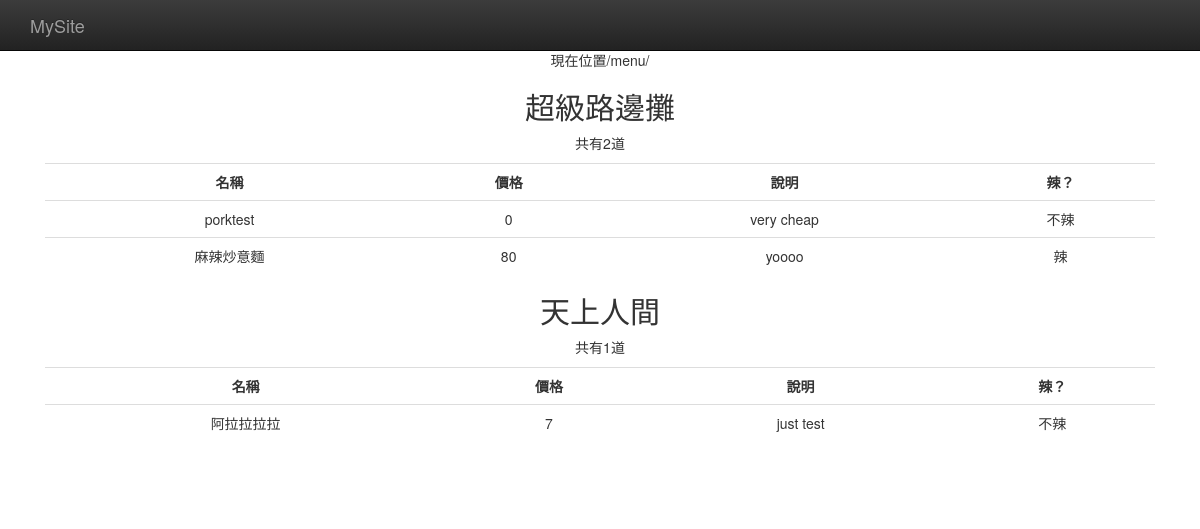
The app's page /menu/ with its own data.
### restaurants/models.py (models this page shows, shortened)
class Restaurant(models.Model):
    name = models.CharField(max_length=20)
    phone_number = models.CharField(max_length=15)
    address = models.CharField(max_length=50, blank=True)

class Food(models.Model):
    name = models.CharField(max_length=20)
    price = models.DecimalField(max_digits=3, decimal_places=0)
    comment = models.CharField(max_length=50, blank=True)
    is_spicy = models.BooleanField(default=False)
    restaurant = models.ForeignKey(Restaurant)

### restaurants/views.py (the view)
# urls.py: url(r'^menu/$', menu),
def menu(request):
    path = request.path
    restaurants = Restaurant.objects.all()
    return render_to_response('menu.html', locals())

### restaurants/templates/menu.html (shortened to what this page needs)
<!doctype html>
<html>
    <head>
	<link rel=stylesheet href="https://maxcdn.bootstrapcdn.com/bootstrap/3.3.1/css/bootstrap.min.css">
	<link rel=stylesheet href="https://maxcdn.bootstrapcdn.com/bootstrap/3.3.1/css/bootstrap-theme.min.css">
    </head>
    <body>
    <nav class="navbar navbar-inverse navbar-fixed-top" role="navigation">
	<div class="container">
	    <div class="navbar-header">
		<a class = "navbar-brand" href="#"> MySite </a>
	    </div>
	 </div>
    </nav>
    <div class="container">
	<div class="menus">
	<p>
	<div class="location">
    		現在位置{{ path }}
	</div>
        {% for r in restaurants %}
		<h2>{{ r.name }}</h2>
		{% if r.food_set.all %}
		<p> 共有{{ r.food_set.all|length }}道 </p>
		<table class="table">
			<tr>
			    <th> 名稱</th>
			    <th> 價格</th>
			    <th> 說明</th>
			    <th> 辣？</th>
			</tr>
			{% for food in r.food_set.all %}
			<tr>
				<td> {{ food.name}} </td>
				<td> {{ food.price}} </td>
				<td> {{ food.comment }} </td>
				<td> {% if food.is_spicy %} 辣 {% else %}
							    不辣 {% endif %} </td>
			</tr>
			{% endfor %}
		</table>
        	{% else %}
            		<p> Empty! </p>
        	{% endif %}
	{% endfor %}
	</div>
	</div>
    </body>
</html>

### restaurants/templates/menu.html (style rules this page uses)
th { text-align: center; }
div.menus { text-align: center; padding: 40px 15px; }

### records on screen
Restaurant: name "超級路邊攤", food_set.all|length "2"
Food: name "porktest", price "0", comment "very cheap", is_spicy "不辣"
Food: name "麻辣炒意麵", price "80", comment "yoooo", is_spicy "辣"
Restaurant: name "天上人間", food_set.all|length "1"
Food: name "阿拉拉拉拉", price "7", comment "just test", is_spicy "不辣"

### other values on screen
{{ path }} "/menu/"
